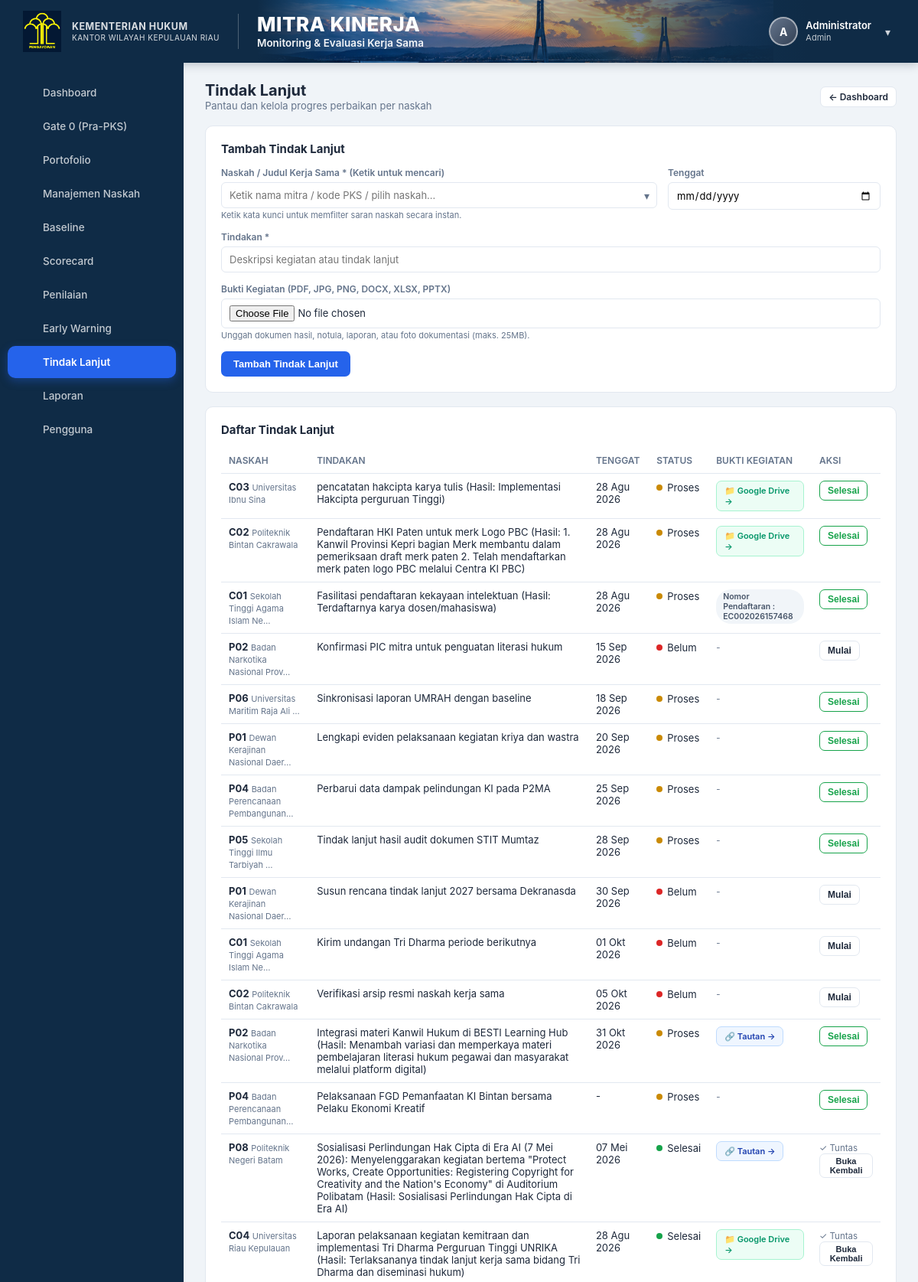
Screenshot of /tindak_lanjut.php (signed in, upper part) with the database file from the repository.
### tables this page shows
CREATE TABLE `users` (
  `id` int(11) NOT NULL AUTO_INCREMENT,
  `nama` varchar(150) NOT NULL,
  `username` varchar(50) NOT NULL,
  `password_hash` varchar(255) NOT NULL,
  `role` enum('admin','pemeriksa','validator','pimpinan','pengampu','pic') NOT NULL,
  `aktif` tinyint(1) NOT NULL DEFAULT 1,
  `created_at` timestamp NOT NULL DEFAULT current_timestamp(),
  PRIMARY KEY (`id`),
  UNIQUE KEY `username` (`username`)
);

CREATE TABLE `tindak_lanjut` (
  `id` int(11) NOT NULL AUTO_INCREMENT,
  `mitra_id` int(11) NOT NULL,
  `tindakan` text NOT NULL,
  `tenggat` date DEFAULT NULL,
  `status` enum('Belum','Proses','Selesai') NOT NULL DEFAULT 'Belum',
  `file_bukti` varchar(255) DEFAULT NULL,
  `created_at` timestamp NOT NULL DEFAULT current_timestamp(),
  `updated_at` timestamp NOT NULL DEFAULT current_timestamp() ON UPDATE current_timestamp(),
  PRIMARY KEY (`id`),
  KEY `mitra_id` (`mitra_id`),
  CONSTRAINT `tindak_lanjut_ibfk_1` FOREIGN KEY (`mitra_id`) REFERENCES `mitra_kinerja` (`id`) ON DELETE CASCADE
);

CREATE TABLE `mitra_kinerja` (
  `id` int(11) NOT NULL AUTO_INCREMENT,
  `kode` varchar(5) NOT NULL,
  `portofolio` enum('Pilot Utama','Cadangan') NOT NULL,
  `nama_mitra` varchar(255) NOT NULL,
  `judul` text DEFAULT NULL,
  `jenis` enum('PKS','MoU') NOT NULL,
  `bidang` enum('AHU','KI','P3H','PPL','Keuangan','Humas','SDM') DEFAULT 'AHU',
  `pks_induk_id` int(11) DEFAULT NULL,
  `tanggal_mulai` date DEFAULT NULL,
  `tanggal_berakhir` date DEFAULT NULL,
  `status_tanggal` enum('TERVERIFIKASI','BELUM TERVERIFIKASI') NOT NULL DEFAULT 'BELUM TERVERIFIKASI',
  `evaluasi_per_tahun` int(11) NOT NULL DEFAULT 4,
  `baseline_status` enum('BELUM DIISI','DALAM PROSES','TERVERIFIKASI / DIKUNCI') NOT NULL DEFAULT 'BELUM DIISI',
  `baseline_locked_at` datetime DEFAULT NULL,
  `baseline_locked_by` int(11) DEFAULT NULL,
  `baseline_pemeriksa` varchar(255) DEFAULT NULL,
  `baseline_catatan_ringkasan` text DEFAULT NULL,
  `cutoff_date` date DEFAULT NULL,
  `sumber_baseline` varchar(255) DEFAULT NULL,
  `pic_internal` varchar(255) DEFAULT NULL,
  `pic_mitra` varchar(255) DEFAULT NULL,
  `pic_focal_point` varchar(255) DEFAULT NULL,
  `file_naskah` varchar(255) DEFAULT NULL,
  `foto_kerjasama` varchar(255) DEFAULT NULL,
  `pemeriksa_id` int(11) DEFAULT NULL,
  `tanggal_review` date DEFAULT NULL,
  `status_scorecard` varchar(50) NOT NULL DEFAULT 'BELUM DINILAI',
  `posisi_portofolio` varchar(150) NOT NULL DEFAULT 'BELUM DAPAT DITENTUKAN',
  `rekomendasi` text DEFAULT NULL,
  `created_at` timestamp NOT NULL DEFAULT current_timestamp(),
  `updated_at` timestamp NOT NULL DEFAULT current_timestamp() ON UPDATE current_timestamp(),
  PRIMARY KEY (`id`),
  UNIQUE KEY `kode` (`kode`),
  KEY `pemeriksa_id` (`pemeriksa_id`),
  KEY `fk_mitra_induk` (`pks_induk_id`),
  CONSTRAINT `fk_mitra_induk` FOREIGN KEY (`pks_induk_id`) REFERENCES `mitra_kinerja` (`id`) ON DELETE SET NULL,
  CONSTRAINT `mitra_kinerja_ibfk_1` FOREIGN KEY (`pemeriksa_id`) REFERENCES `users` (`id`) ON DELETE SET NULL
);

### tindak_lanjut.php (the view, shortened to what the rows shown need)
<?php
require_once __DIR__ . '/includes/auth.php';
require_once __DIR__ . '/includes/data.php';
requireLogin();
$pdo = getDB();
$user = currentUser();
$canEdit = in_array($user['role'], ['admin', 'pemeriksa'], true);
$filterMitraId = !empty($_GET['mitra_id']) ? (int)$_GET['mitra_id'] : null;
$tindakLanjut = getTindakLanjut($pdo, $filterMitraId);
usort($tindakLanjut, function($a, $b) {
    $isDoneA = ($a['status'] ?? '') === 'Selesai';
    $isDoneB = ($b['status'] ?? '') === 'Selesai';
    if ($isDoneA !== $isDoneB) {
        return $isDoneA ? 1 : -1;
    }
    $hasDateA = !empty($a['tenggat']) && $a['tenggat'] !== '0000-00-00';
    $hasDateB = !empty($b['tenggat']) && $b['tenggat'] !== '0000-00-00';
    if ($hasDateA && !$hasDateB) return -1;
    if (!$hasDateA && $hasDateB) return 1;
    if (!$hasDateA && !$hasDateB) return $b['id'] <=> $a['id'];
    if ($a['tenggat'] === $b['tenggat']) {
        return $b['id'] <=> $a['id'];
    }
    return strcmp($a['tenggat'], $b['tenggat']);
});
require __DIR__ . '/includes/header.php';
?>
<div class="flex-between" style="margin-bottom:18px;">
    <div>
        <h1 style="margin:0;font-size:20px;">Tindak Lanjut</h1>
    </div>
</div>
<?php if ($canEdit): ?>
<div class="card">
    <h2>Tambah Tindak Lanjut</h2>
</div>
<?php endif; ?>
<div class="card">
    <h2>Daftar Tindak Lanjut</h2>
    <div class="table-wrap">
    <table>
        <thead><tr><th>Naskah</th><th>Tindakan</th><th>Tenggat</th><th>Status</th><th>Bukti Kegiatan</th><th>Aksi</th></tr></thead>
        <tbody>
        <?php if (empty($tindakLanjut)): ?>
            <tr><td colspan="6" class="muted" style="text-align:center;padding:20px;">Belum ada tindak lanjut</td></tr>
        <?php else: foreach ($tindakLanjut as $tl):
            $dotClass = match($tl['status']) { 'Selesai' => 'dot-green', 'Proses' => 'dot-yellow', default => 'dot-red' };
        ?>
            <tr>
                <td><strong><?= h($tl['kode']) ?></strong> <span class="muted" style="font-size:11px;"><?= h(singkat($tl['nama_mitra'], 30)) ?></span></td>
                <td><?= h($tl['tindakan']) ?></td>
                <td><?= formatTanggal($tl['tenggat']) ?></td>
                <td><span class="status-dot <?= $dotClass ?>"><?= h($tl['status']) ?></span></td>
                <td>
                    <?php if (!empty($tl['file_bukti'])):
                        $fb = $tl['file_bukti'];
                        if (preg_match('/^https?:\/\//i', $fb)):
                            $isDrive = str_contains($fb, 'google.com');
                            $isP2ma = str_contains($fb, 'p2ma');
                            $btnLabel = $isDrive ? '📁 Google Drive' : ($isP2ma ? '🌐 P2MA' : '🔗 Tautan');
                            $btnStyle = $isDrive ? 'color:#059669;border-color:#a7f3d0;background:#ecfdf5;' : 'color:#1e40af;border-color:#bfdbfe;background:#eff6ff;';
                    ?>
                        <a href="<?= h($fb) ?>" target="_blank" rel="noopener noreferrer" class="btn btn-outline btn-sm" style="font-size:11px;display:inline-flex;align-items:center;gap:4px;<?= $btnStyle ?>">
                            <?= $btnLabel ?> &rarr;
                        </a>
                    <?php elseif (file_exists(__DIR__ . '/' . $fb) || str_starts_with($fb, 'public/uploads/')): ?>
                        <a href="<?= h($fb) ?>" target="_blank" download class="btn btn-outline btn-sm" style="font-size:11px;display:inline-flex;align-items:center;gap:4px;">
                            📄 Unduh Bukti
                        </a>
                    <?php else: ?>
                        <span class="badge badge-secondary" style="font-size:10.5px;max-width:180px;white-space:normal;text-align:left;display:inline-block;line-height:1.25;"><?= h($fb) ?></span>
                    <?php endif; else: ?>
                    <span class="muted" style="font-size:11.5px;">-</span>
                    <?php endif; ?>
                </td>
                <td>
                    <?php if ($canEdit): ?>
                        <?php if ($tl['status'] === 'Belum'): ?>
                        <form method="post" style="display:inline;">
                            <button type="submit" class="btn btn-outline btn-sm">Mulai</button>
                        </form>
                        <?php elseif ($tl['status'] === 'Proses'): ?>
                        <form method="post" style="display:inline;">
                            <button type="submit" class="btn btn-outline btn-sm" style="color:var(--green);border-color:var(--green);">Selesai</button>
                        </form>
                        <?php elseif ($tl['status'] === 'Selesai'): ?>
                        <span class="muted" style="font-size:11.5px;margin-right:6px;">✓ Tuntas</span>
                        <form method="post" style="display:inline;">
                            <button type="submit" class="btn btn-outline btn-sm" title="Buka kembali tindak lanjut" style="font-size:11px;padding:3px 6px;">Buka Kembali</button>
                        </form>
                        <?php endif; ?>
                    <?php else: ?>
                        <span class="muted" style="font-size:11.5px;"><?= $tl['status'] === 'Selesai' ? '✓ Tuntas' : '-' ?></span>
                    <?php endif; ?>
                </td>
            </tr>
        <?php endforeach; endif; ?>
        </tbody>
    </table>
    </div>
</div>
<?php require __DIR__ . '/includes/footer.php'; ?>

### includes/header.php (shortened to what the rows shown need)
<?php
$user = currentUser();
$currentPage = basename($_SERVER['PHP_SELF'] ?? '', '.php');
$role = $user['role'] ?? 'pemeriksa';
$allNavItems = [
    ['page' => 'dashboard',      'label' => 'Dashboard',         'roles' => ['admin','pemeriksa','validator','pimpinan','pengampu','pic']],
    ['page' => 'gate0',          'label' => 'Gate 0 (Pra-PKS)',  'roles' => ['admin','pemeriksa','pimpinan','pengampu']],
    ['page' => 'portofolio',     'label' => 'Portofolio',        'roles' => ['admin','pemeriksa','validator','pimpinan','pengampu','pic']],
    ['page' => 'mitra_manage',   'label' => 'Manajemen Naskah',  'roles' => ['admin','pemeriksa','pengampu']],
    ['page' => 'baseline',       'label' => 'Baseline',          'roles' => ['admin','pemeriksa','validator','pimpinan','pengampu','pic']],
    ['page' => 'scorecard',      'label' => 'Scorecard',         'roles' => ['admin','pemeriksa','validator','pimpinan','pengampu','pic']],
    ['page' => 'mitra_validasi', 'label' => 'Penilaian',         'roles' => ['admin','pemeriksa','validator']],
    ['page' => 'early_warning',  'label' => 'Early Warning',     'roles' => ['admin','pemeriksa','validator','pimpinan','pengampu','pic']],
    ['page' => 'tindak_lanjut',  'label' => 'Tindak Lanjut',     'roles' => ['admin','pemeriksa','validator','pimpinan','pengampu','pic']],
    ['page' => 'laporan',        'label' => 'Laporan',           'roles' => ['admin','pemeriksa','validator','pimpinan','pengampu','pic']],
];
$navItems = array_filter($allNavItems, fn($n) => in_array($role, $n['roles'], true));
$initials = '';
if ($user) {
    $parts = preg_split('/\s+/', trim($user['nama']));
    $initials = strtoupper(substr($parts[0], 0, 1));
}
?>
<!DOCTYPE html>
<html lang="id">
<head>
<link rel="stylesheet" href="public/css/style.css?v=<?= filemtime(__DIR__ . '/../public/css/style.css') ?>">
</head>
<body>
<?php if ($user): ?>
<div class="app-layout">
<div class="app-layout-main">
    <aside class="sidebar">
        <nav class="sidebar-nav">
            <?php foreach ($navItems as $nav): ?>
            <a href="<?= $nav['page'] ?>.php" class="<?= $currentPage === $nav['page'] ? 'active' : '' ?>">
                <span class="nav-icon"><?= $icons[$nav['page']] ?? '' ?></span><span><?= $nav['label'] ?></span>
            </a>
            <?php endforeach; ?>
            <?php if ($user['role'] === 'admin'): ?>
            <a href="users_list.php" class="<?= $currentPage === 'users_list' ? 'active' : '' ?>">
                <span class="nav-icon"><?= $icons['users_list'] ?? '' ?></span><span>Pengguna</span>
            </a>
            <?php endif; ?>
        </nav>
    </aside>
    <div class="app-content">
        <header class="app-hero">
            <div class="hero-left">
                <div class="hero-logo-block">
                    <div class="hero-logo-badge">
                        <img src="public/img/logo-hukum.png" alt="Logo Hukum">
                    </div>
                    <div class="hero-instansi">
                        <strong>KEMENTERIAN HUKUM</strong>
                        <span>KANTOR WILAYAH KEPULAUAN RIAU</span>
                    </div>
                </div>
                <div class="hero-titles">
                    <div class="hero-title">MITRA KINERJA</div>
                    <div class="hero-subtitle">Monitoring &amp; Evaluasi Kerja Sama</div>
                </div>
            </div>
            <div class="hero-right">
                <div class="header-user">
                    <div class="user-avatar"><?= h($initials) ?></div>
                    <div class="user-info">
                        <div class="user-name"><?= h($user['nama']) ?></div>
                        <div class="user-role"><?= h(ucfirst($user['role'])) ?></div>
                    </div>
                    <form method="POST" action="logout.php" style="display:inline;margin:0;padding:0;" onsubmit="return confirm('Apakah Anda yakin ingin keluar dari akun?');">
                        <button type="submit" class="btn-logout" title="Keluar / Logout" style="background:none;border:none;cursor:pointer;font:inherit;line-height:inherit;display:inline-flex;align-items:center;">▾</button>
                    </form>
                </div>
            </div>
        </header>
        <div class="page-body">
<?php else: ?>
<div class="page-body">
<?php endif; ?>

### rows the page displays
users: nama "A", nama "Administrator", role "Admin"
tindak_lanjut: mitra.kode "C03", mitra.nama_mitra "Universitas Ibnu Sina", tindakan "pencatatan hakcipta karya tulis (Hasil: Implementasi Hakcipta perguruan Tinggi)", tenggat "28 Agu 2026", status "Proses", file_bukti "📁 Google Drive"
tindak_lanjut: mitra.kode "C02", mitra.nama_mitra "Politeknik Bintan Cakrawala", tindakan "Pendaftaran HKI Paten untuk merk Logo PBC (Hasil: 1. Kanwil Provinsi Kepri bagian Merk membantu dalam pemeriksaan draft merk paten 2. Telah mendaftarkan merk paten logo PBC melalui Centra KI PBC)", tenggat "28 Agu 2026", status "Proses", file_bukti "📁 Google Drive"
tindak_lanjut: mitra.kode "C01", mitra.nama_mitra "Sekolah Tinggi Agama Islam Ne…", tindakan "Fasilitasi pendaftaran kekayaan intelektuan (Hasil: Terdaftarnya karya dosen/mahasiswa)", tenggat "28 Agu 2026", status "Proses", file_bukti "Nomor Pendaftaran : EC002026157468"
tindak_lanjut: mitra.kode "P02", mitra.nama_mitra "Badan Narkotika Nasional Prov…", tindakan "Konfirmasi PIC mitra untuk penguatan literasi hukum", tenggat "15 Sep 2026", status "Belum"
tindak_lanjut: mitra.kode "P06", mitra.nama_mitra "Universitas Maritim Raja Ali …", tindakan "Sinkronisasi laporan UMRAH dengan baseline", tenggat "18 Sep 2026", status "Proses"
tindak_lanjut: mitra.kode "P01", mitra.nama_mitra "Dewan Kerajinan Nasional Daer…", tindakan "Lengkapi eviden pelaksanaan kegiatan kriya dan wastra", tenggat "20 Sep 2026", status "Proses"
tindak_lanjut: mitra.kode "P04", mitra.nama_mitra "Badan Perencanaan Pembangunan…", tindakan "Perbarui data dampak pelindungan KI pada P2MA", tenggat "25 Sep 2026", status "Proses"
tindak_lanjut: mitra.kode "P05", mitra.nama_mitra "Sekolah Tinggi Ilmu Tarbiyah …", tindakan "Tindak lanjut hasil audit dokumen STIT Mumtaz", tenggat "28 Sep 2026", status "Proses"
tindak_lanjut: mitra.kode "P01", mitra.nama_mitra "Dewan Kerajinan Nasional Daer…", tindakan "Susun rencana tindak lanjut 2027 bersama Dekranasda", tenggat "30 Sep 2026", status "Belum"
tindak_lanjut: mitra.kode "C01", mitra.nama_mitra "Sekolah Tinggi Agama Islam Ne…", tindakan "Kirim undangan Tri Dharma periode berikutnya", tenggat "01 Okt 2026", status "Belum"
tindak_lanjut: mitra.kode "C02", mitra.nama_mitra "Politeknik Bintan Cakrawala", tindakan "Verifikasi arsip resmi naskah kerja sama", tenggat "05 Okt 2026", status "Belum"
tindak_lanjut: mitra.kode "P02", mitra.nama_mitra "Badan Narkotika Nasional Prov…", tindakan "Integrasi materi Kanwil Hukum di BESTI Learning Hub (Hasil: Menambah variasi dan memperkaya materi pembelajaran literasi hukum pegawai dan masyarakat melalui platform digital)", tenggat "31 Okt 2026", status "Proses", file_bukti "🔗 Tautan"
tindak_lanjut: mitra.kode "P04", mitra.nama_mitra "Badan Perencanaan Pembangunan…", tindakan "Pelaksanaan FGD Pemanfaatan KI Bintan bersama Pelaku Ekonomi Kreatif", tenggat "-", status "Proses"
tindak_lanjut: mitra.kode "P08", mitra.nama_mitra "Politeknik Negeri Batam", tindakan "Sosialisasi Perlindungan Hak Cipta di Era AI (7 Mei 2026): Menyelenggarakan kegiatan bertema \"Protect Works, Create Opportunities: Registering Copyright for Creativity and the Nation's Economy\" di Auditorium Polibatam (Hasil: Sosialisasi Perlindungan Hak Cipta di Era AI)", tenggat "07 Mei 2026", status "Selesai", file_bukti "🔗 Tautan"
tindak_lanjut: mitra.kode "C04", mitra.nama_mitra "Universitas Riau Kepulauan", tindakan "Laporan pelaksanaan kegiatan kemitraan dan implementasi Tri Dharma Perguruan Tinggi UNRIKA (Hasil: Terlaksananya tindak lanjut kerja sama bidang Tri Dharma dan diseminasi hukum)", tenggat "28 Agu 2026", status "Selesai", file_bukti "📁 Google Drive"

### other values shown
$nav['label'] "Dashboard"
$nav['label'] "Gate 0 (Pra-PKS)"
$nav['label'] "Portofolio"
$nav['label'] "Manajemen Naskah"
$nav['label'] "Baseline"
$nav['label'] "Scorecard"
$nav['label'] "Penilaian"
$nav['label'] "Early Warning"
$nav['label'] "Tindak Lanjut"
$nav['label'] "Laporan"
